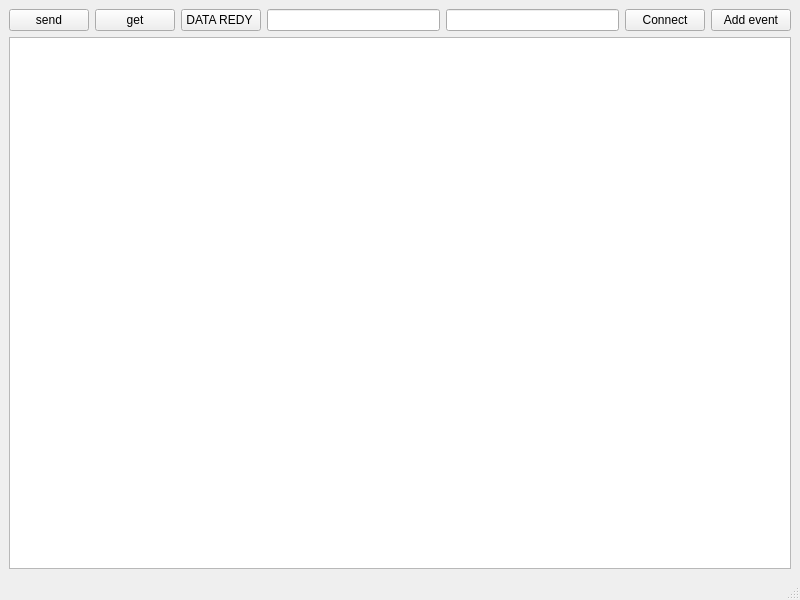
<?xml version="1.0" encoding="UTF-8"?>
<ui version="4.0">
 <class>MainWindow</class>
 <widget class="QMainWindow" name="MainWindow">
  <property name="geometry">
   <rect>
    <x>0</x>
    <y>0</y>
    <width>800</width>
    <height>600</height>
   </rect>
  </property>
  <property name="windowTitle">
   <string>MainWindow</string>
  </property>
  <widget class="QWidget" name="centralwidget">
   <layout class="QGridLayout" name="gridLayout">
    <item row="2" column="0">
     <widget class="QTableView" name="tableView"/>
    </item>
    <item row="1" column="0">
     <layout class="QHBoxLayout" name="horizontalLayout">
      <item>
       <widget class="QPushButton" name="pushButton">
        <property name="text">
         <string>send</string>
        </property>
       </widget>
      </item>
      <item>
       <widget class="QPushButton" name="pushButton_2">
        <property name="text">
         <string>get</string>
        </property>
       </widget>
      </item>
      <item>
       <widget class="QPushButton" name="pushButton_3">
        <property name="text">
         <string>DATA REDY </string>
        </property>
       </widget>
      </item>
      <item>
       <widget class="QLineEdit" name="hostLinieEdit"/>
      </item>
      <item>
       <widget class="QLineEdit" name="portLinieEdit"/>
      </item>
      <item>
       <widget class="QPushButton" name="connectButton">
        <property name="text">
         <string>Connect</string>
        </property>
       </widget>
      </item>
      <item>
       <widget class="QPushButton" name="addEventButton">
        <property name="text">
         <string>Add event</string>
        </property>
       </widget>
      </item>
     </layout>
    </item>
   </layout>
  </widget>
  <widget class="QMenuBar" name="menubar">
   <property name="geometry">
    <rect>
     <x>0</x>
     <y>0</y>
     <width>800</width>
     <height>20</height>
    </rect>
   </property>
  </widget>
  <widget class="QStatusBar" name="statusbar"/>
 </widget>
 <resources/>
 <connections/>
</ui>
